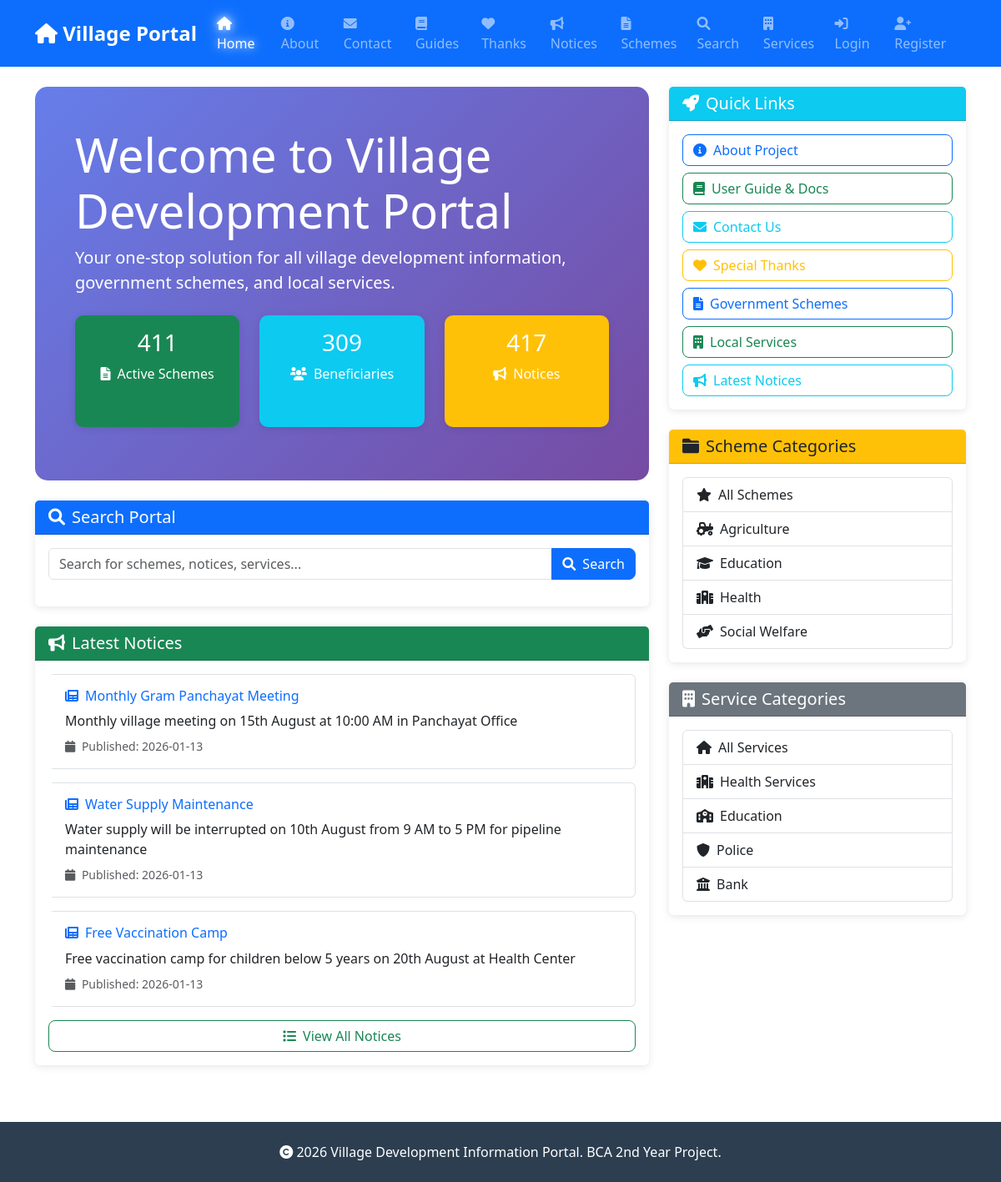
The app's page /, older data.
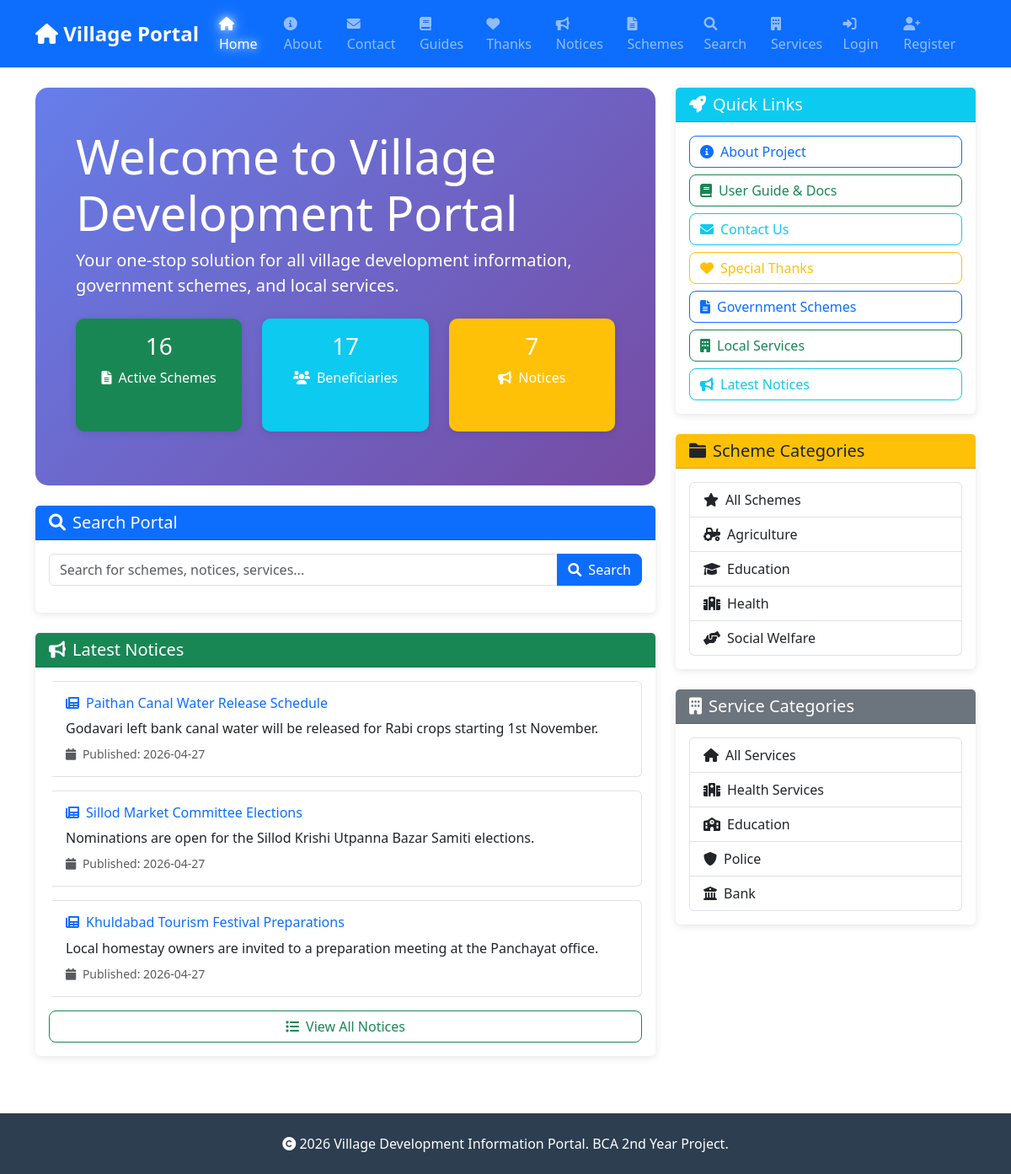
The same page, newer data.
### tables this page shows
CREATE TABLE notices (
            id INTEGER PRIMARY KEY AUTOINCREMENT,
            title TEXT NOT NULL,
            description TEXT,
            publish_date TIMESTAMP DEFAULT CURRENT_TIMESTAMP,
            valid_until TIMESTAMP,
            attachment_url TEXT,
            created_by INTEGER
        , scheme_id INTEGER);

### app.py (the view)
@app.route('/')
def index():
    conn = get_db()
    cursor = conn.cursor()
    user_location = None
    if current_user.is_authenticated and current_user.role != 'admin' and current_user.location:
        user_location = current_user.location
    if user_location:
        cursor.execute('SELECT COUNT(*) as count FROM schemes WHERE location = ? OR location = "All"', (user_location,))
    else:
        cursor.execute('SELECT COUNT(*) as count FROM schemes')
    schemes_count = cursor.fetchone()['count']
    cursor.execute('SELECT COUNT(*) as count FROM beneficiaries')
    beneficiaries_count = cursor.fetchone()['count']
    if user_location:
        cursor.execute('SELECT COUNT(*) as count FROM notices WHERE location = ? OR location = "All"', (user_location,))
        notices_count = cursor.fetchone()['count']
        cursor.execute('SELECT * FROM notices WHERE location = ? OR location = "All" ORDER BY publish_date DESC LIMIT 3', (user_location,))
        latest_notices = cursor.fetchall()
    else:
        cursor.execute('SELECT COUNT(*) as count FROM notices')
        notices_count = cursor.fetchone()['count']
        cursor.execute('SELECT * FROM notices ORDER BY publish_date DESC LIMIT 3')
        latest_notices = cursor.fetchall()
    conn.close()
    return render_template('index.html',
                         schemes_count=schemes_count,
                         beneficiaries_count=beneficiaries_count,
                         notices_count=notices_count,
                         latest_notices=latest_notices)

### templates/index.html (shortened to what this page needs)
{% extends "base.html" %}
{% block content %}
<div class="row">
    <div class="col-md-8">
        <div class="jumbotron p-5 mb-4">
            <h1 class="display-4">Welcome to Village Development Portal</h1>
            <p class="lead">Your one-stop solution for all village development information, government schemes, and
                local services.</p>
            <div class="row text-center mt-4">
                <div class="col-md-4 mb-3">
                    <a href="/schemes" style="text-decoration: none; cursor: pointer;">
                        <div class="card stats-card bg-success h-100 transition-hover"
                            style="transition: all 0.3s ease;">
                            <div class="card-body">
                                <h3>{{ schemes_count }}</h3>
                                <p><i class="fas fa-file-alt me-2"></i>Active Schemes</p>
                            </div>
                        </div>
                    </a>
                </div>
                <div class="col-md-4 mb-3">
                    <a href="/beneficiaries" style="text-decoration: none; cursor: pointer;">
                        <div class="card stats-card bg-info h-100 transition-hover" style="transition: all 0.3s ease;">
                            <div class="card-body">
                                <h3>{{ beneficiaries_count }}</h3>
                                <p><i class="fas fa-users me-2"></i>Beneficiaries</p>
                            </div>
                        </div>
                    </a>
                </div>
                <div class="col-md-4 mb-3">
                    <a href="/notices" style="text-decoration: none; cursor: pointer;">
                        <div class="card stats-card bg-warning h-100 transition-hover"
                            style="transition: all 0.3s ease;">
                            <div class="card-body">
                                <h3>{{ notices_count }}</h3>
                                <p><i class="fas fa-bullhorn me-2"></i>Notices</p>
                            </div>
                        </div>
                    </a>
                </div>
            </div>
        </div>
        <div class="card mb-4">
            <div class="card-header bg-primary text-white">
                <h5 class="mb-0"><i class="fas fa-search me-2"></i>Search Portal</h5>
            </div>
            <div class="card-body">
                <div class="input-group">
                    <input type="text" id="searchInput" class="form-control"
                        placeholder="Search for schemes, notices, services...">
                    <button class="btn btn-primary" onclick="performSearch()">
                        <i class="fas fa-search me-2"></i>Search
                    </button>
                </div>
            </div>
        </div>
        <div class="card">
            <div class="card-header bg-success text-white">
                <h5 class="mb-0"><i class="fas fa-bullhorn me-2"></i>Latest Notices</h5>
            </div>
            <div class="card-body">
                {% if latest_notices %}
                {% for notice in latest_notices %}
                <a href="{{ url_for('notice_detail', notice_id=notice.id) }}"
                    style="text-decoration: none; color: inherit;">
                    <div class="mb-3 p-3 border rounded notice-item transition-hover"
                        style="cursor: pointer; transition: all 0.3s ease;">
                        <h6 class="text-primary mb-2">
                            <i class="fas fa-newspaper me-2"></i>{{ notice.title }}
                        </h6>
                        <p class="mb-2 text-dark">{{ notice.description[:100] }}</p>
                        <div class="d-flex justify-content-between align-items-center">
                            <small class="text-muted">
                                <i class="fas fa-calendar me-1"></i>
                                Published: {{ notice.publish_date[:10] }}
                            </small>
                        </div>
                    </div>
                </a>
                {% endfor %}
                {% else %}
                <p class="text-muted text-center">
                    <i class="fas fa-info-circle me-2"></i>No notices available at the moment.
                </p>
                {% endif %}
                <a href="/notices" class="btn btn-outline-success w-100">
                    <i class="fas fa-list me-2"></i>View All Notices
                </a>
            </div>
        </div>
    </div>
    <div class="col-md-4">
        <div class="card mb-4">
            <div class="card-header bg-info text-white">
                <h5 class="mb-0"><i class="fas fa-rocket me-2"></i>Quick Links</h5>
            </div>
            <div class="card-body">
                <div class="d-grid gap-2">
                    <a href="/about" class="btn btn-outline-primary text-start">
                        <i class="fas fa-info-circle me-2"></i>About Project
                    </a>
                    <a href="/documentation" class="btn btn-outline-success text-start">
                        <i class="fas fa-book me-2"></i>User Guide & Docs
                    </a>
                    <a href="/contact" class="btn btn-outline-info text-start">
                        <i class="fas fa-envelope me-2"></i>Contact Us
                    </a>
                    <a href="/acknowledgements" class="btn btn-outline-warning text-start">
                        <i class="fas fa-heart me-2"></i>Special Thanks
                    </a>
                    <a href="/schemes" class="btn btn-outline-primary text-start">
                        <i class="fas fa-file-alt me-2"></i>Government Schemes
                    </a>
                    <a href="/services" class="btn btn-outline-success text-start">
                        <i class="fas fa-building me-2"></i>Local Services
                    </a>
                    <a href="/notices" class="btn btn-outline-info text-start">
                        <i class="fas fa-bullhorn me-2"></i>Latest Notices
                    </a>
                </div>
            </div>
        </div>
        <div class="card mb-4">
            <div class="card-header bg-warning text-dark">
                <h5 class="mb-0"><i class="fas fa-folder me-2"></i>Scheme Categories</h5>
            </div>
            <div class="card-body">
                <div class="list-group">
                    <a href="/schemes" class="list-group-item list-group-item-action">
                        <i class="fas fa-star me-2"></i>All Schemes
                    </a>
                    <a href="/schemes?category=Agriculture" class="list-group-item list-group-item-action">
                        <i class="fas fa-tractor me-2"></i>Agriculture
                    </a>
                    <a href="/schemes?category=Education" class="list-group-item list-group-item-action">
                        <i class="fas fa-graduation-cap me-2"></i>Education
                    </a>
                    <a href="/schemes?category=Health" class="list-group-item list-group-item-action">
                        <i class="fas fa-hospital me-2"></i>Health
                    </a>
                    <a href="/schemes?category=Social Welfare" class="list-group-item list-group-item-action">
                        <i class="fas fa-hands-helping me-2"></i>Social Welfare
                    </a>
                </div>
            </div>
        </div>
        <div class="card">
            <div class="card-header bg-secondary text-white">
                <h5 class="mb-0"><i class="fas fa-building me-2"></i>Service Categories</h5>
            </div>
            <div class="card-body">
                <div class="list-group">
                    <a href="/services" class="list-group-item list-group-item-action">
                        <i class="fas fa-home me-2"></i>All Services
                    </a>
                    <a href="/services?category=Health" class="list-group-item list-group-item-action">
                        <i class="fas fa-hospital me-2"></i>Health Services
                    </a>
                    <a href="/services?category=Education" class="list-group-item list-group-item-action">
                        <i class="fas fa-school me-2"></i>Education
                    </a>
                    <a href="/services?category=Police" class="list-group-item list-group-item-action">
                        <i class="fas fa-shield-alt me-2"></i>Police
                    </a>
                    <a href="/services?category=Bank" class="list-group-item list-group-item-action">
                        <i class="fas fa-university me-2"></i>Bank
                    </a>
                </div>
            </div>
        </div>
    </div>
</div>
{% endblock %}

### templates/base.html (shortened to what this page needs)
<!DOCTYPE html>
<html lang="en">
<head>
    <link href="https://cdn.jsdelivr.net/npm/bootstrap@5.3.0/dist/css/bootstrap.min.css" rel="stylesheet">
    <link rel="stylesheet" href="https://cdnjs.cloudflare.com/ajax/libs/font-awesome/6.0.0/css/all.min.css">
</head>
<body>
    <nav class="navbar navbar-expand-lg navbar-dark bg-primary sticky-top">
        <div class="container">
            <a class="navbar-brand" href="/">
                <i class="fas fa-home"></i> Village Portal
            </a>
            <div class="collapse navbar-collapse" id="navbarNav">
                <ul class="navbar-nav me-auto">
                    <li class="nav-item">
                        <a class="nav-link" href="/">
                            <i class="fas fa-house"></i> Home
                        </a>
                    </li>
                    <li class="nav-item">
                        <a class="nav-link" href="/about">
                            <i class="fas fa-info-circle"></i> About
                        </a>
                    </li>
                    <li class="nav-item">
                        <a class="nav-link" href="/contact">
                            <i class="fas fa-envelope"></i> Contact
                        </a>
                    </li>
                    <li class="nav-item">
                        <a class="nav-link" href="/documentation">
                            <i class="fas fa-book"></i> Guides
                        </a>
                    </li>
                    <li class="nav-item">
                        <a class="nav-link" href="/acknowledgements">
                            <i class="fas fa-heart"></i> Thanks
                        </a>
                    </li>
                    <li class="nav-item">
                        <a class="nav-link" href="/notices">
                            <i class="fas fa-bullhorn"></i> Notices
                        </a>
                    </li>
                    <li class="nav-item">
                        <a class="nav-link" href="/schemes">
                            <i class="fas fa-file-alt"></i> Schemes
                        </a>
                    </li>
                    <li class="nav-item">
                        <a class="nav-link" href="/search">
                            <i class="fas fa-search"></i> Search
                        </a>
                    </li>
                    <li class="nav-item">
                        <a class="nav-link" href="/services">
                            <i class="fas fa-building"></i> Services
                        </a>
                    </li>
                </ul>
                <ul class="navbar-nav">
                    {% if current_user.is_authenticated %}
                    <li class="nav-item dropdown">
                        <a class="nav-link dropdown-toggle" href="#" id="userDropdown" role="button"
                            data-bs-toggle="dropdown" aria-expanded="false">
                            <i class="fas fa-user-circle"></i> Welcome, {{ current_user.name }}
                        </a>
                        <ul class="dropdown-menu dropdown-menu-end" aria-labelledby="userDropdown">
                            {% if current_user.role != 'admin' %}
                            <li><a class="dropdown-item" href="/user/dashboard"><i
                                        class="fas fa-tachometer-alt me-2"></i> My Dashboard</a></li>
                            {% endif %}
                            <li><a class="dropdown-item" href="/settings"><i class="fas fa-cog me-2"></i> Settings</a>
                            </li>
                            <li>
                                <hr class="dropdown-divider">
                            </li>
                            <li><a class="dropdown-item text-danger" href="/logout"><i
                                        class="fas fa-sign-out-alt me-2"></i> Logout</a></li>
                        </ul>
                    </li>
                    {% else %}
                    <li class="nav-item">
                        <a class="nav-link" href="/login">
                            <i class="fas fa-sign-in-alt"></i> Login
                        </a>
                    </li>
                    <li class="nav-item">
                        <a class="nav-link" href="/register">
                            <i class="fas fa-user-plus"></i> Register
                        </a>
                    </li>
                    {% endif %}
                </ul>
            </div>
        </div>
    </nav>
    <div class="container mt-4">
        {% block content %}{% endblock %}
    </div>
    <footer class="footer bg-dark text-white py-4 mt-5">
        <div class="container text-center">
            <p class="mb-0">
                <i class="fas fa-copyright"></i> 2026 Village Development Information Portal.
                BCA 2nd Year Project.
            </p>
        </div>
    </footer>
</body>
</html>

Row changes from the older to the newer data that the page shows:
removed notices: title "Monthly Gram Panchayat Meeting", description "Monthly village meeting on 15th August at 10:00 AM in Panchayat Office", publish_date "2026-01-13"
removed notices: title "Water Supply Maintenance", description "Water supply will be interrupted on 10th August from 9 AM to 5 PM for pipeline maintenance", publish_date "2026-01-13"
removed notices: title "Free Vaccination Camp", description "Free vaccination camp for children below 5 years on 20th August at Health Center", publish_date "2026-01-13"
added notices: title "Paithan Canal Water Release Schedule", description "Godavari left bank canal water will be released for Rabi crops starting 1st November.", publish_date "2026-04-27"
added notices: title "Sillod Market Committee Elections", description "Nominations are open for the Sillod Krishi Utpanna Bazar Samiti elections.", publish_date "2026-04-27"
added notices: title "Khuldabad Tourism Festival Preparations", description "Local homestay owners are invited to a preparation meeting at the Panchayat office.", publish_date "2026-04-27"
Text that changed along with them:
{{ schemes_count }}: "411" → "16"
{{ beneficiaries_count }}: "309" → "17"
{{ notices_count }}: "417" → "7"
